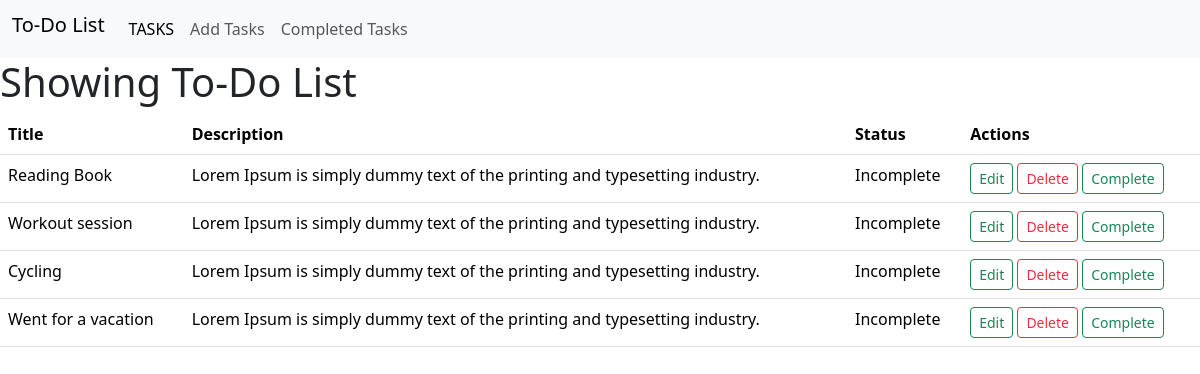
The page / on the database its author committed.
### Task/models.py (models this page shows)
class ToDoList(models.Model):
    id = models.IntegerField(primary_key=True)
    taskTitle = models.CharField(max_length=50)
    taskDescription = models.CharField(max_length=500)
    is_completed = models.BooleanField(default=False)

### Task/views.py (the view)
# urls.py: path('', views.TasksView.as_view(), name='show'),
class TasksView(ListView):
    model = ToDoList
    template_name = 'show_tasks.html'
    context_object_name = 'data'

### Task/templates/show_tasks.html (shortened to what this page needs)
{% extends 'base.html' %}
{% block body %}
<div>
  <h1>Showing To-Do List</h1>
  {% if data %}
  <table class="table table table-hover">
    <thead>
          <tr>
              <th scope="col">Title</th>
              <th scope="col">Description</th>
              <th scope="col">Status</th>
              <th scope="col">Actions</th>
          </tr>
      </thead>
      <tbody>
          {% for i in data  %}
          {% if i.is_completed == False %}
        <tr>
         <td>{{i.taskTitle}}</td>
          <td>{{i.taskDescription}}</td>
          <td>Incomplete</td>
          <td>
          <a href='{% url 'edit' pk=i.id %}' class="btn btn-outline-success btn-sm">Edit</a>
          <a href='{% url 'delete' pk=i.id %}' class="btn btn-outline-danger btn-sm">Delete</a>
          <a href='{% url 'complete' id=i.id %}' class="btn btn-outline-success btn-sm">Complete</a>
          </td>
        </tr>
        {% endif %}
        {% endfor %}
      </tbody>
    </table>
    {% else %}
    <h1>No Tasks available right now.</h1>
    {% endif %}
  </div>
{% endblock %}

### Task/templates/base.html (shortened to what this page needs)
<!doctype html>
<html lang="en">
  <head>
    <link href="https://cdn.jsdelivr.net/npm/bootstrap@5.3.1/dist/css/bootstrap.min.css" rel="stylesheet">
  </head>
  <body>
    <nav class="navbar navbar-expand-lg bg-body-tertiary">
      <div class="container-fluid">
        <h5 class="navbar-brand">To-Do List</h5>
        <div class="collapse navbar-collapse" id="navbarNavAltMarkup">
          <div class="navbar-nav">
            <a class="nav-link active" aria-current="page" href="{% url 'show' %}">TASKS</a>
            <a class="nav-link" href="{% url 'form' %}">Add Tasks</a>
            <a class="nav-link" href="{% url 'complete_tasks' %}">Completed Tasks</a>
          </div>
        </div>
      </div>
    </nav>
   {% block body  %}{% endblock  %}
  </body>
</html>

### rows shown on the page
ToDoList: taskTitle "Reading Book", taskDescription "Lorem Ipsum is simply dummy text of the printing and typesetting industry."
ToDoList: taskTitle "Workout session", taskDescription "Lorem Ipsum is simply dummy text of the printing and typesetting industry."
ToDoList: taskTitle "Cycling", taskDescription "Lorem Ipsum is simply dummy text of the printing and typesetting industry."
ToDoList: taskTitle "Went for a vacation", taskDescription "Lorem Ipsum is simply dummy text of the printing and typesetting industry."
